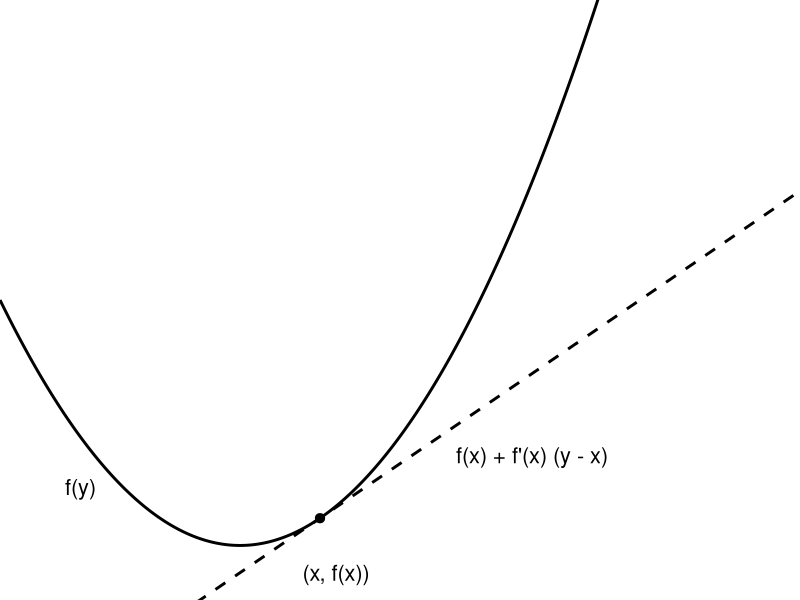

Write R code to recreate this figure.
# Used in: ../03-convex.tex
#
# Visualize the first-order characterization of convexity by comparing a convex
# function with one of its tangent lines.

set.seed(1L)

library(data.table)
library(ggplot2)

dir.create("../figure", recursive = TRUE, showWarnings = FALSE)

x0 = 0.1
x_limits = c(-0.3, 0.7)
y_limits = c(-0.02, 0.2)
label_gap = 0.008
curve_label_x = -0.18
tangent_label_x = 0.27

convex_function = function(y) {
  y^2
}

tangent_function = function(y) {
  x0^2 + 2 * x0 * (y - x0)
}

x_grid = seq(x_limits[1], x_limits[2], length.out = 400L)
plot_data = data.table(
  x = x_grid,
  function_value = convex_function(x_grid),
  tangent_value = tangent_function(x_grid)
)

first_order_plot = ggplot(plot_data, aes(x = x)) +
  geom_line(aes(y = function_value), linewidth = 1) +
  geom_line(aes(y = tangent_value), linewidth = 1, linetype = 2) +
  geom_point(
    data = data.table(x = x0, y = convex_function(x0)),
    aes(x = x, y = y),
    inherit.aes = FALSE,
    size = 2.8
  ) +
  annotate(
    "text",
    x = curve_label_x,
    y = convex_function(curve_label_x) - label_gap,
    label = "f(y)",
    hjust = 1,
    vjust = 1,
    size = 5.5
  ) +
  annotate("text", x = x0 + 0.02, y = convex_function(x0) - 0.02, label = "(x, f(x))", size = 5.5) +
  annotate(
    "text",
    x = tangent_label_x,
    y = tangent_function(tangent_label_x) - label_gap,
    label = "f(x) + f'(x) (y - x)",
    hjust = 0,
    vjust = 1,
    size = 5.5
  ) +
  coord_cartesian(xlim = x_limits, ylim = y_limits, expand = FALSE) +
  theme_void(base_size = 14)

ggsave("../figure/conv-first-order-cond.png", first_order_plot, width = 4, height = 3)
